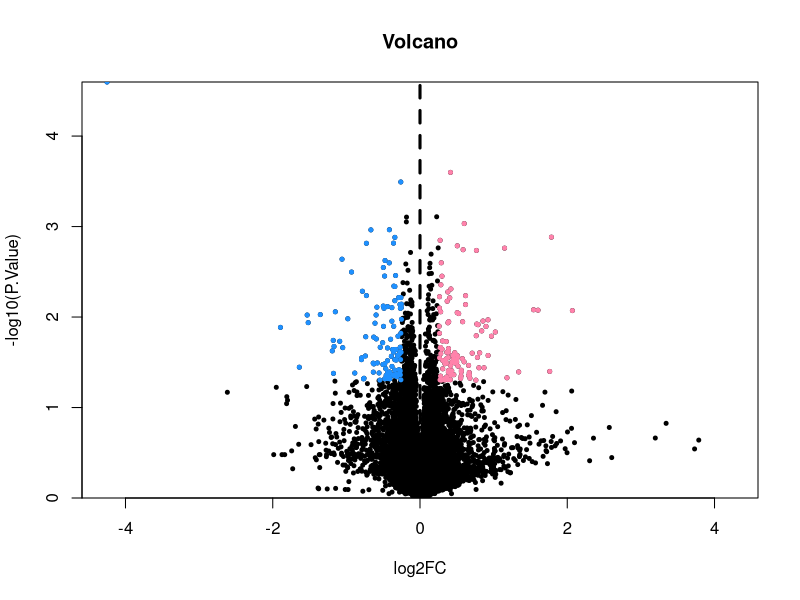

Reproduce this figure in R.


logFoldChange=0.25
adjustP=0.05

library(limma)
rt=read.table("../../data/RNA/symbol.txt",sep="\t",header=T,check.names=F)
rt=as.matrix(rt)
rownames(rt)=rt[,1]
exp=rt[,2:ncol(rt)]
dimnames=list(rownames(exp),colnames(exp))
rt=matrix(as.numeric(as.matrix(exp)),nrow=nrow(exp),dimnames=dimnames)
rt=avereps(rt)
rt=normalizeBetweenArrays(as.matrix(rt))

rt=log2(rt+1)
rt <- rt[,c(4:9)]

#differential
modType=c(rep("Model",3),rep("ICA",3))           ####### replicate
design <- model.matrix(~0+factor(modType))
colnames(design) <- c("ICA","Model")
fit <- lmFit(rt,design)
cont.matrix<-makeContrasts(ICA-Model,levels=design)
fit2 <- contrasts.fit(fit, cont.matrix)
fit2 <- eBayes(fit2)

allDiff=topTable(fit2,adjust='fdr',number=200000)
write.table(allDiff,file="limmaTab.xls",sep="\t",quote=F)

#write table
diffSig <- allDiff[with(allDiff, (abs(logFC)>logFoldChange &P.Value < adjustP )), ]
write.table(diffSig,file="diff.xls",sep="\t",quote=F)
diffUp <- allDiff[with(allDiff, (logFC>logFoldChange & P.Value < adjustP )), ]
write.table(diffUp,file="up.xls",sep="\t",quote=F)
diffDown <- allDiff[with(allDiff, (logFC<(-logFoldChange) & P.Value < adjustP )), ]
write.table(diffDown,file="down.xls",sep="\t",quote=F)

#write expression level of diff gene
hmExp=rt[rownames(diffSig),]
diffExp=rbind(id=colnames(hmExp),hmExp)
write.table(diffExp,file="heatmap.txt",sep="\t",quote=F,col.names=F)

# tiff(file="vol.tiff",
#      width = 12,            #ͼƬ?Ŀ???
#      height =12,            #ͼƬ?ĸ߶?
#      units ="cm",
#      compression="lzw",
#      bg="white",
#      res=600)
pdf("1.Volcano.pdf")
xMax=max(abs(allDiff$logFC))
yMax=max(-log10(allDiff$P.Value))
nonZeroPValues <- allDiff$P.Value[allDiff$P.Value > 0]
if (length(nonZeroPValues) > 0) {
  yMax <- max(-log10(nonZeroPValues))
} else {
  yMax <- 0
}
plot(allDiff$logFC, -log10(allDiff$P.Value), xlab="log2FC",ylab="-log10(P.Value)",
     main="Volcano",xlim=c(-xMax,xMax),ylim=c(0,yMax),yaxs="i",pch=20, cex=0.8)
diffSub=subset(allDiff, P.Value<adjustP & logFC>logFoldChange)
points(diffSub$logFC, -log10(diffSub$P.Value), pch=20, col="palevioletred1",cex=0.8)
diffSub=subset(allDiff, P.Value<adjustP & logFC<(-logFoldChange))
points(diffSub$logFC, -log10(diffSub$P.Value), pch=20, col="dodgerblue",cex=0.8)
abline(v=0,lty=2,lwd=3)
dev.off()
